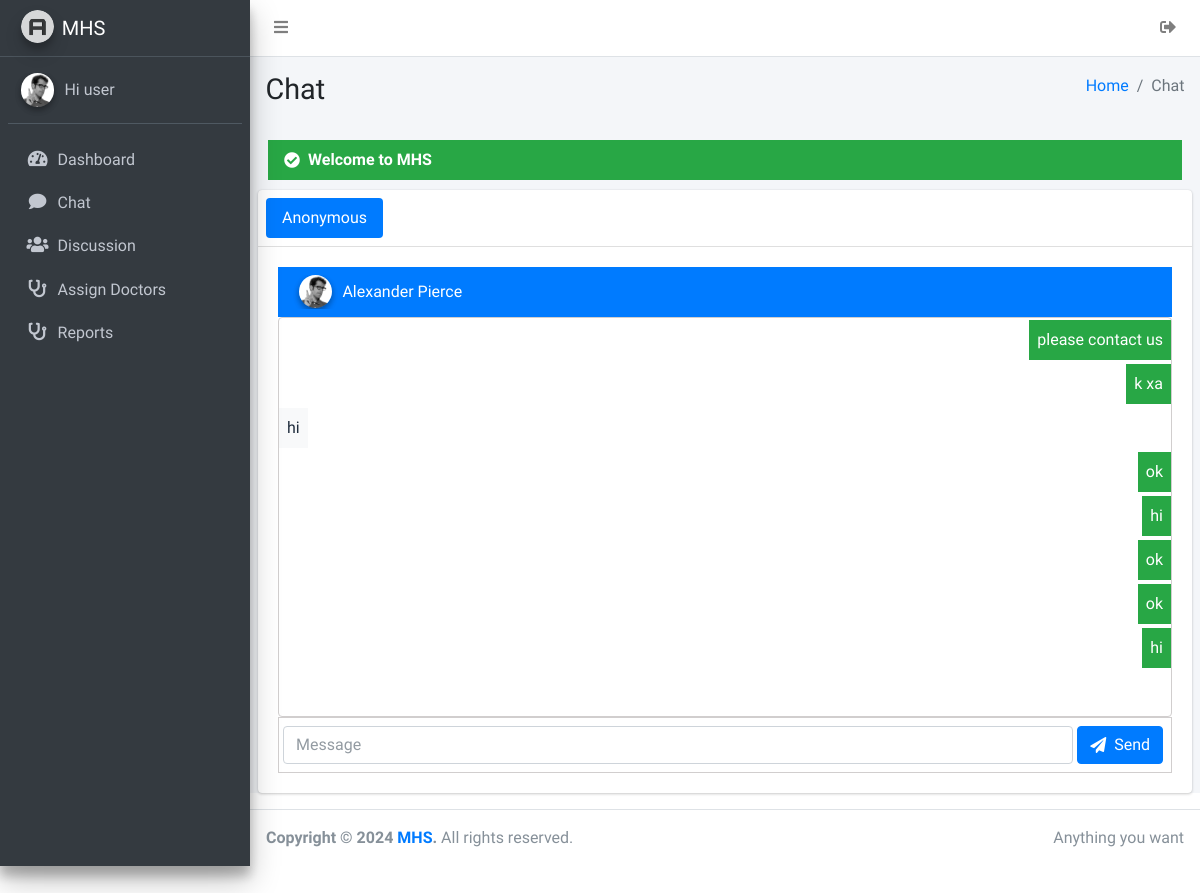
Before: /back/chat/chat.php (signed in) with the older database file.
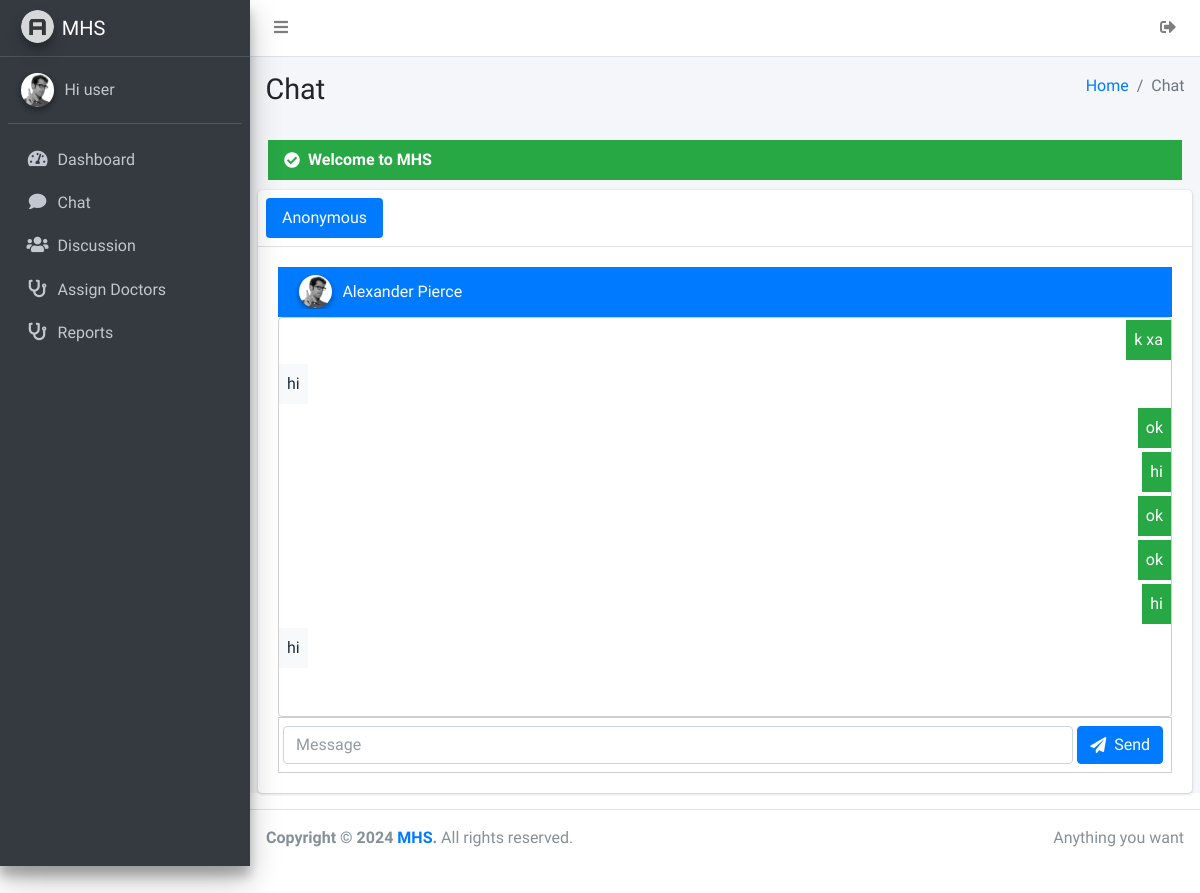
After: the same page with the newer database file.
### tables this page shows
CREATE TABLE `chat` (
  `UID` int(11) NOT NULL,
  `Code` varchar(255) NOT NULL,
  `Date` date NOT NULL,
  `Message` text NOT NULL,
  `Active` int(11) NOT NULL DEFAULT 0
);

### back/function.php (called while the page is built, shortened)
<?php
$msg = array('e' => "", 's' => "");
function userdata($con, $fetchhead) {
    $sessioncode = $_SESSION['sessionuser'];
    $userdataqry = " SELECT * FROM users WHERE Code='$sessioncode' ";
    $userdataqry_ex = mysqli_query($con, $userdataqry);
    $userdataqry_fetch = mysqli_fetch_array($userdataqry_ex);
    return $userdataqry_fetch[$fetchhead];
  }
?>

### back/chat/chat.php (the view, shortened to what this page needs)
<?php
include '../function.php';
	?> <script> location.replace("../../login.php"); </script> <?php
if (isset($_SESSION['error'])) {
	$msg['e'] = $_SESSION['error'];
	unset($_SESSION['error']);
}elseif (isset($_SESSION['success'])) {
	$msg['s'] = $_SESSION['success'];
}
?>
<!DOCTYPE html>
<html lang="en">
<head>
  <link rel="stylesheet" href="../plugins/fontawesome-free/css/all.min.css">
  <link rel="stylesheet" href="../dist/css/adminlte.min.css">
</head>
<body class="hold-transition sidebar-mini">
<div class="wrapper">
  <?php include '../components/nav.php'; ?>
  <?php include '../components/side.php'; ?>
  <div class="content-wrapper">
    <div class="content-header">
      <div class="container-fluid">
        <div class="row mb-2">
          <div class="col-sm-6">
            <h1 class="m-0">Chat</h1>
          </div>
          <div class="col-sm-6">
            <ol class="breadcrumb float-sm-right">
              <li class="breadcrumb-item"><a href="#">Home</a></li>
              <li class="breadcrumb-item active">Chat</li>
            </ol>
          </div>
        </div>
      </div>
    </div>
    <div class="content">
    <?php
if ($msg['s'] != "") {
    ?>
    <div style="margin: 10px 10px;">
      <div class="px-3 py-2 bg-success text-light w-100">
          <div class="d-flex justify-content-start align-items-center">
              <i class="fas fa-check-circle"></i>
              <strong class="ml-2"><?php echo $msg['s']; ?></strong>
          </div>
      </div>
    </div>
    <?php
}
?>
    <div class="card">
      <div class="card-header p-2">
        <ul class="nav nav-pills">
          <li class="nav-item"><a class="nav-link active" href="#activity" data-toggle="tab">Anonymous</a></li>
        </ul>
      </div>
      <div class="card-body">
        <div class="tab-content">
          <div class="active tab-pane" id="activity">
          <div class="p-2 bg-primary">
            <div class="user-panel d-flex">
              <div class="image">
                <img src="../dist/img/user2-160x160.jpg" class="img-circle elevation-2" alt="User Image">
              </div>
              <div class="info">
                <a class="d-block text-white">Alexander Pierce</a>
              </div>
            </div>
            </div>
            <div class="rounded" style="max-height: 400px; border: 1px solid rgb(209, 206, 206); position:relative; overflow:auto; transform:rotate(180deg);">
<div class="mt-5" style="transform:rotate(-180deg);">
              <?php
$usercode = userdata($con, "Code");
$select = "SELECT * FROM chat";
$select_ex = mysqli_query($con,$select);
while ($select_data = mysqli_fetch_array($select_ex)) {
  if ($select_data['Code'] == $usercode) {
    ?>
    <div class="d-flex justify-content-end w-100 my-1">
      <div class="bg-success p-2">
        <?php echo $select_data['Message']; ?>
      </div>
    </div>
    <?php
  }else{
    ?>
    <div class="d-flex justify-content-start w-100 my-1">
      <div class="bg-light p-2">
        <?php echo $select_data['Message']; ?>
      </div>
    </div>
    <?php
  }
}
?>
</div>
            </div>
            <div style="border: 1px solid rgb(209, 206, 206);" class="p-1">
            <form action="" method="POST">
                <div class="d-flex align-items-center">
                    <input type="text" class="form-control" name="chats" placeholder="Message">
                    <button type="submit" name="submit" class="btn btn-primary m-1"> <div class="d-flex align-items-center">
                    <i class="fas fa-paper-plane"></i>
                    <span class="ml-2">Send</span>
                    </div></button>
                </div>
                </form>
              </div>
          </div>
        </div>
      </div>
    </div>
    </div>
  </div>
  <?php include '../components/footer.php'; ?>
</div>
</body>
</html>

Changed rows visible on the page:
no longer on this page (row unchanged): chat: Message "please contact us"
added chat: Message "hi"
